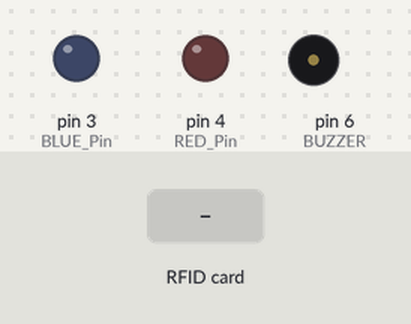
The sketch below on a simulated Arduino Uno, built with avr-gcc and run on an emulated ATmega328P. On the bench: output pins drawn as LEDs (lit = HIGH), buzzer (waves = sounding). Inputs (shaded band) come from the test bench. Pins used as bus, display or sensor lines are not drawn; what the sketch prints to the serial monitor is not drawn.

Above: at 1.2 s.
1.3 s: RFID card 5E 7A 19 C4 held to the reader
At 1.4 s:
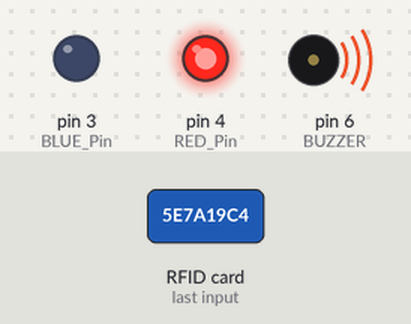
Timing chart, 0 to 4.3 s (numbered marks = the images above; inputs shaded):
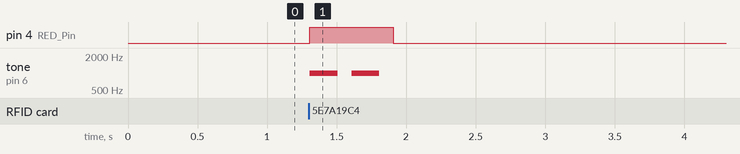

The sketch:

13_RFID_02.ino
```cpp
#include <SPI.h>
#include <MFRC522.h>

#define SS_PIN 10
#define RST_PIN 9
int RED_Pin = 4;
int BLUE_Pin = 3;
int BUZZER = 6;

byte whiteCardUID[] = {230, 129, 177, 2};

MFRC522 myMFRC(SS_PIN, RST_PIN);

void setup() {
  Serial.begin(9600);
  SPI.begin();
  myMFRC.PCD_Init();

  pinMode(RED_Pin,OUTPUT);
  pinMode(BLUE_Pin,OUTPUT);
  pinMode(BUZZER,OUTPUT);

  myMFRC.PCD_DumpVersionToSerial();
  Serial.println("RFID 통신 준비 완료");
}

void loop() {

  if (!myMFRC.PICC_IsNewCardPresent()){
    return;
  }
  if (!myMFRC.PICC_ReadCardSerial()){
    return;

  Serial.print("card UID : ");
  }

  for (byte i = 0; i < myMFRC.uid.size; i++) {
    Serial.print(myMFRC.uid.uidByte[i]);
    Serial.print(" ");
  }
  Serial.println("");

  bool isWhiteCard = true;
  for (byte i = 0; i < myMFRC.uid.size; i++) {
    if (myMFRC.uid.uidByte[i] != whiteCardUID[i]) {
      isWhiteCard = false;
      break;
    }
  }

  if (isWhiteCard) {
    Serial.println("정상 입니다");
    digitalWrite(BLUE_Pin, HIGH);
    tone(BUZZER, 1000, 200);
    delay(500);
    digitalWrite(BLUE_Pin, LOW);
  } else {
    Serial.println("다른 태그를 입력해주세요");
    digitalWrite(RED_Pin, HIGH);
    tone(BUZZER, 1000, 200);
    delay(300);
    tone(BUZZER, 1000, 200);
    delay(300);

    digitalWrite(RED_Pin, LOW);
  }

  myMFRC.PICC_HaltA();
  myMFRC.PCD_StopCrypto1();

  delay(1000);
  }
```

Measured:
- after the input at 1.3 s, pin 4 (RED_Pin): LOW → HIGH at once, → LOW 0.60 s later; tone on pin 6 (BUZZER): alternates 1000 Hz for 0.20 s and silent for 0.10 s, 4 changes in all, then stays silent, starting at once
